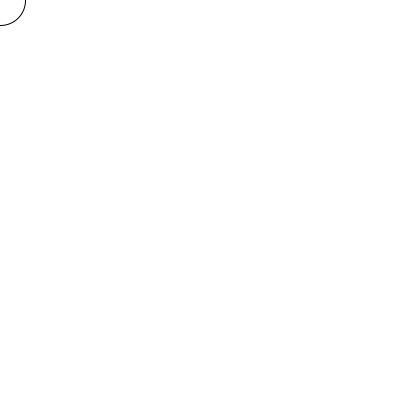
Frame 1 (no input)
Frame 60 (the mouse pressed at the canvas centre just before this capture): identical to frame 1, image omitted
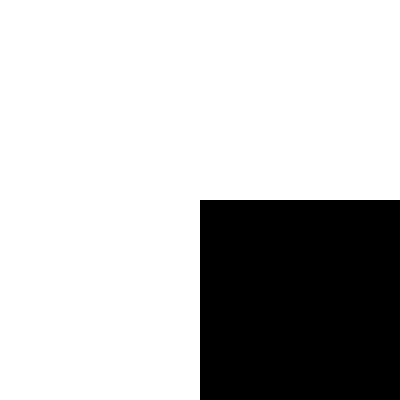
Frame 120 (the mouse held since frame 60 and released just before this capture)

The Processing sketch that drew these frames (run headless with seeded random() and noise(); from frame 60 on, the mouse is pressed at the canvas centre):

// Processing sketch: processing_60009
// ── processing_60009.pde

void setup() {
size(400,400);
smooth();


background(255);
noCursor(); 
}

void draw() {
background(255);


if(mousePressed){
fill(0);    
rect(mouseX,mouseY,400,400);
}else{
noFill();
stroke(0);
ellipse(mouseX,mouseY,50,50); }

}
